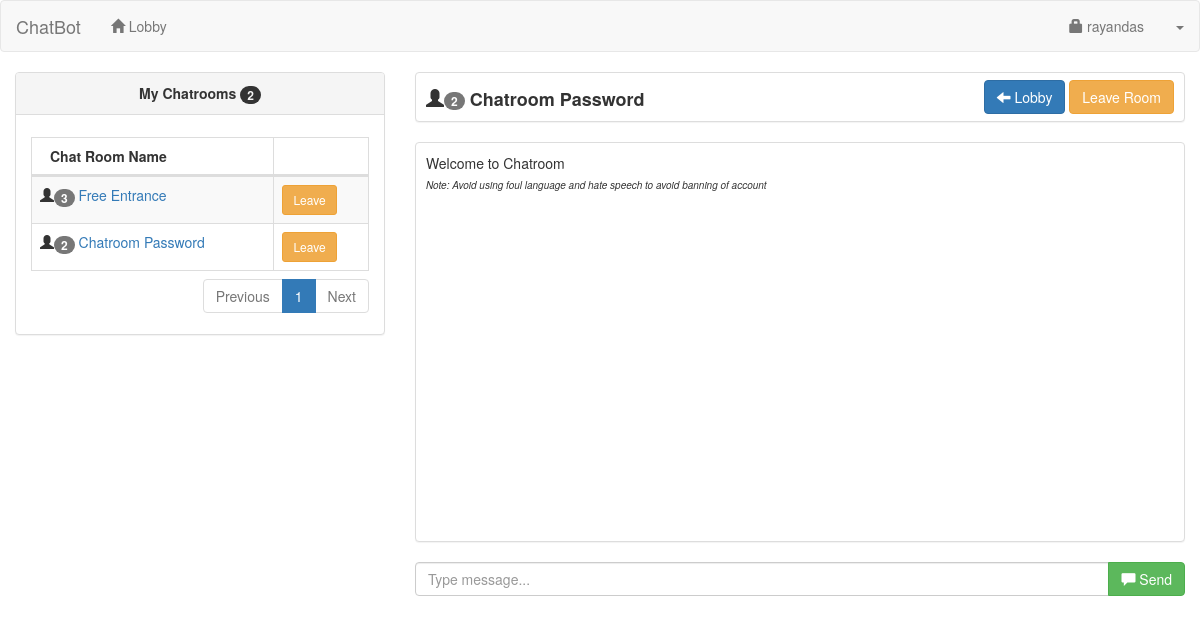
Page /user/chatroom.php?id=1 (signed in) on the committed database.
### tables this page shows
CREATE TABLE `user` (
  `userid` int(11) NOT NULL,
  `username` varchar(30) NOT NULL,
  `password` varchar(150) NOT NULL,
  `uname` varchar(60) NOT NULL,
  `photo` varchar(200) NOT NULL,
  `access` int(1) NOT NULL
);

CREATE TABLE `chat_member` (
  `chat_memberid` int(11) NOT NULL,
  `chatroomid` int(11) NOT NULL,
  `userid` int(11) NOT NULL
);

CREATE TABLE `chatroom` (
  `chatroomid` int(11) NOT NULL,
  `chat_name` varchar(60) NOT NULL,
  `date_created` datetime NOT NULL,
  `chat_password` varchar(30) NOT NULL,
  `userid` int(11) NOT NULL
);

### user/session.php (called while the page is built, shortened)
<?php
	include('../conn.php');
	$sq=mysqli_query($conn,"select * from `user` where userid='".$_SESSION['id']."'");
	$srow=mysqli_fetch_array($sq);
	$user=$srow['username'];
?>

### user/mychat.php (the view)
<div class="col-lg-4">
	<div class="panel panel-default">
	<?php
		$me=mysqli_query($conn,"select * from chat_member left join chatroom on chatroom.chatroomid=chat_member.chatroomid where chat_member.userid='".$_SESSION['id']."' order by chatroom.date_created desc");
		$numme=mysqli_num_rows($me);
	?>
		<div class="panel-heading"><center><strong>My Chatrooms <span class="badge"><?php echo $numme; ?></span></strong></center></div>
		<div class="panel-body">
		<table width="100%" class="table table-striped table-bordered table-hover" id="myChatRoom">
			<thead>
			<th>Chat Room Name</th>
			<th></th>
			</thead>
			<tbody>
			<?php
				$my=mysqli_query($conn,"select * from chat_member left join chatroom on chatroom.chatroomid=chat_member.chatroomid where chat_member.userid='".$_SESSION['id']."' order by chatroom.date_created desc");
					while($myrow=mysqli_fetch_array($my)){
						$nq=mysqli_query($conn,"select * from chat_member where chatroomid='".$myrow['chatroomid']."'");
						?>
						<tr>
							<td><span class="glyphicon glyphicon-user"></span><span class="badge"><?php echo mysqli_num_rows($nq); ?></span> <a href="chatroom.php?id=<?php echo $myrow['chatroomid']; ?>"><?php echo $myrow['chat_name']; ?></a></td>
							<td>
								<?php
									$memb=mysqli_query($conn,"select * from chatroom where userid='".$_SESSION['id']."' and chatroomid='".$myrow['chatroomid']."'");
									if (mysqli_num_rows($memb)>0){
										?>
										<button type="button" class="btn btn-danger btn-sm delete2" value="<?php echo $myrow['chatroomid']; ?>">Delete</button>
										<?php
									}
									else{
										?>
										<button type="button" class="btn btn-warning btn-sm leave2" value="<?php echo $myrow['chatroomid']; ?>">Leave</button>
										<?php
									}
								?>
							</td>
						</tr>
						<?php
					}
			?>
			</tbody>
		</table>
		</div>
	</div>
</div>

### user/navbar.php (shortened to what this page needs)
<nav class="navbar navbar-default">
    <div class="container-fluid">
		<div class="navbar-header">
			<a class="navbar-brand" href="index.php">ChatBot</a>
		</div>
		<ul class="nav navbar-nav">
			<li><a href="index.php"><span class="glyphicon glyphicon-home"></span> Lobby</a></li>
		</ul>
		<ul class="nav navbar-nav navbar-right">
			<li><a href="#account" data-toggle="modal"><span class="glyphicon glyphicon-lock"></span> <?php echo $user; ?></a></li>
			<li class="dropdown">
				<a class="dropdown-toggle" data-toggle="dropdown" href="#"><span class="caret"></span></a>
			</li>
		</ul>
    </div>
</nav>

### user/room.php (shortened to what this page needs)
<div class="col-lg-8">
          <div class="panel panel-default" style="height:50px;">
		<span style="font-size:18px; margin-left:10px; position:relative; top:13px;"><strong><span  id="user_details"><span class="glyphicon glyphicon-user"></span><span class="badge"><?php echo mysqli_num_rows($cmem); ?></span></span> <?php echo $chatrow['chat_name']; ?></strong></span>
			<?php
				$rm=mysqli_query($conn,"select * from chat_member left join `user` on user.userid=chat_member.userid where chatroomid='$id'");
				while($rmrow=mysqli_fetch_array($rm)){
					?>
					<?php
						$creq=mysqli_query($conn,"select * from chatroom where chatroomid='$id'");
							?>
					<?php
				}
			?>
		<div class="pull-right" style="margin-right:10px; margin-top:7px;">
			<?php
				if ($chatrow['userid']==$_SESSION['id']){
					?>
					<a href="index.php" class="btn btn-primary"><span class="glyphicon glyphicon-arrow-left"></span> Lobby</a>
					<a href="#delete_room" data-toggle="modal" class="btn btn-danger">Delete Room</a>
					<a href="#add_member" data-toggle="modal" class="btn btn-primary">Add Member</a>
					<?php
				}
				else{
					?>
					<a href="index.php" class="btn btn-primary"><span class="glyphicon glyphicon-arrow-left"></span> Lobby</a>
					<a href="#leave_room" data-toggle="modal" class="btn btn-warning">Leave Room</a>
					<?php
				}
			?>
		</div>
	</div>
	<div>
		<div class="panel panel-default" style="height: 400px;">
			<div style="height:10px;"></div>
			<span style="margin-left:10px;">Welcome to Chatroom</span><br>
			<span style="font-size:10px; margin-left:10px;"><i>Note: Avoid using foul language and hate speech to avoid banning of account</i></span>
			<div style="height:10px;"></div>
		</div>
		<div class="input-group">
			<input type="text" class="form-control" placeholder="Type message..." id="chat_msg">
			<span class="input-group-btn">
			<button class="btn btn-success" type="submit" id="send_msg" value="<?php echo $id; ?>">
			<span class="glyphicon glyphicon-comment"></span> Send
			</button>
			</span>
		</div>
	</div>
</div>

### rows in the picture
user: username "rayandas"
chat_member: mysqli_num_rows($nq) "3", chatroomid.chat_name "Free Entrance"
chat_member: mysqli_num_rows($nq) "2", chatroomid.chat_name "Chatroom Password"
chatroom: chat_name "Chatroom Password"

### other values in the picture
$numme "2"
mysqli_num_rows($cmem) "2"
